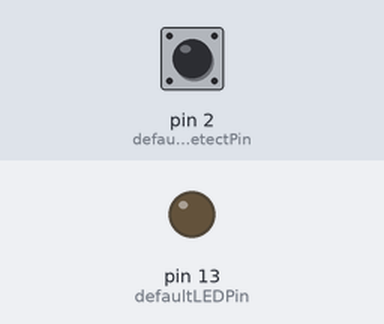
The sketch below on a simulated Arduino Uno, built with avr-gcc and run on an emulated ATmega328P. Parts: output pins drawn as LEDs (lit = HIGH). The test bench sets the inputs (shaded band); at power-on: pin 2 (defaultButtonDetectPin) LOW.

Above: at 1.2 s.
1.3 s: pin 2 (defaultButtonDetectPin) pulled HIGH for 0.15 s
At 1.4 s:
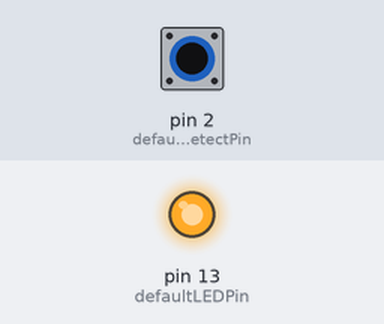
3.0 s: pin 2 (defaultButtonDetectPin) pulled HIGH for 3.2 s
At 7.4 s:
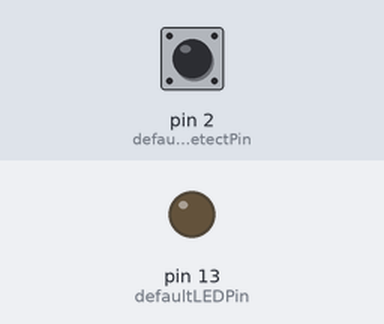
Timing chart, 0 to 8.9 s (numbered marks = the images above; inputs shaded):
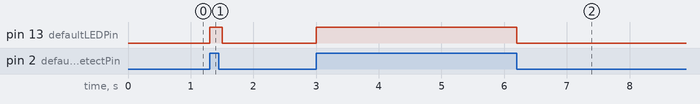

The sketch:

button-with-default-led.ino
```cpp
/*
 * 使用按鈕控制 Arduino 預設 LED 顯示的範例程式碼
 */
int defaultLEDPin = 13;
int defaultButtonDetectPin = 2;

int buttonAction = 0;

//參考網址
//https://www.youtube.com/watch?v=JNk7u7Z5IMw

void setup() {
  pinMode(defaultLEDPin, OUTPUT);
  pinMode(defaultButtonDetectPin, INPUT);
}

void loop() {
  buttonAction = digitalRead(defaultButtonDetectPin);
  if(buttonAction == HIGH)
  {
    digitalWrite(defaultLEDPin, HIGH);
  }else{
    digitalWrite(defaultLEDPin, LOW);
  }
  delay(100);
}
```

Measured:
- after the input at 1.3 s, pin 13 (defaultLEDPin): LOW → HIGH at once, → LOW 0.20 s later
- after the input at 3.0 s, pin 13 (defaultLEDPin): LOW → HIGH at once, → LOW 3.2 s later
